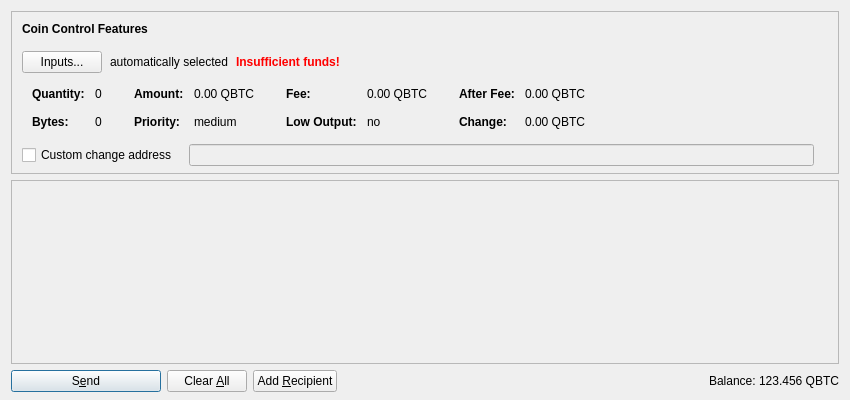
<?xml version="1.0" encoding="UTF-8"?>
<ui version="4.0">
 <class>SendCoinsDialog</class>
 <widget class="QDialog" name="SendCoinsDialog">
  <property name="geometry">
   <rect>
    <x>0</x>
    <y>0</y>
    <width>850</width>
    <height>400</height>
   </rect>
  </property>
  <property name="windowTitle">
   <string>Send Coins</string>
  </property>
  <layout class="QVBoxLayout" name="verticalLayout" stretch="0,1,0">
   <property name="bottomMargin">
    <number>8</number>
   </property>
   <item>
    <widget class="QFrame" name="frameCoinControl">
     <property name="sizePolicy">
      <sizepolicy hsizetype="Expanding" vsizetype="Expanding">
       <horstretch>0</horstretch>
       <verstretch>0</verstretch>
      </sizepolicy>
     </property>
     <property name="maximumSize">
      <size>
       <width>16777215</width>
       <height>16777215</height>
      </size>
     </property>
     <property name="frameShape">
      <enum>QFrame::StyledPanel</enum>
     </property>
     <property name="frameShadow">
      <enum>QFrame::Sunken</enum>
     </property>
     <layout class="QVBoxLayout" name="verticalLayoutCoinControl2">
      <property name="spacing">
       <number>0</number>
      </property>
      <property name="leftMargin">
       <number>0</number>
      </property>
      <property name="topMargin">
       <number>0</number>
      </property>
      <property name="rightMargin">
       <number>0</number>
      </property>
      <property name="bottomMargin">
       <number>6</number>
      </property>
      <item>
       <layout class="QVBoxLayout" name="verticalLayoutCoinControl" stretch="0,0,0,0,1">
        <property name="spacing">
         <number>0</number>
        </property>
        <property name="leftMargin">
         <number>10</number>
        </property>
        <property name="topMargin">
         <number>10</number>
        </property>
        <item>
         <layout class="QHBoxLayout" name="horizontalLayoutCoinControl1">
          <property name="bottomMargin">
           <number>15</number>
          </property>
          <item>
           <widget class="QLabel" name="labelCoinControlFeatures">
            <property name="sizePolicy">
             <sizepolicy hsizetype="Preferred" vsizetype="Maximum">
              <horstretch>0</horstretch>
              <verstretch>0</verstretch>
             </sizepolicy>
            </property>
            <property name="font">
             <font>
              <weight>75</weight>
              <bold>true</bold>
             </font>
            </property>
            <property name="styleSheet">
             <string notr="true">font-weight:bold;</string>
            </property>
            <property name="text">
             <string>Coin Control Features</string>
            </property>
           </widget>
          </item>
         </layout>
        </item>
        <item>
         <layout class="QHBoxLayout" name="horizontalLayoutCoinControl2" stretch="0,0,0,0">
          <property name="spacing">
           <number>8</number>
          </property>
          <property name="bottomMargin">
           <number>10</number>
          </property>
          <item>
           <widget class="QPushButton" name="pushButtonCoinControl">
            <property name="styleSheet">
             <string notr="true"/>
            </property>
            <property name="text">
             <string>Inputs...</string>
            </property>
           </widget>
          </item>
          <item>
           <widget class="QLabel" name="labelCoinControlAutomaticallySelected">
            <property name="text">
             <string>automatically selected</string>
            </property>
            <property name="margin">
             <number>5</number>
            </property>
           </widget>
          </item>
          <item>
           <widget class="QLabel" name="labelCoinControlInsuffFunds">
            <property name="font">
             <font>
              <weight>75</weight>
              <bold>true</bold>
             </font>
            </property>
            <property name="styleSheet">
             <string notr="true">color:red;font-weight:bold;</string>
            </property>
            <property name="text">
             <string>Insufficient funds!</string>
            </property>
            <property name="margin">
             <number>5</number>
            </property>
           </widget>
          </item>
          <item>
           <spacer name="horizontalSpacerCoinControl">
            <property name="orientation">
             <enum>Qt::Horizontal</enum>
            </property>
            <property name="sizeHint" stdset="0">
             <size>
              <width>40</width>
              <height>1</height>
             </size>
            </property>
           </spacer>
          </item>
         </layout>
        </item>
        <item>
         <widget class="QWidget" name="widgetCoinControl" native="true">
          <property name="sizePolicy">
           <sizepolicy hsizetype="Preferred" vsizetype="Preferred">
            <horstretch>0</horstretch>
            <verstretch>0</verstretch>
           </sizepolicy>
          </property>
          <property name="minimumSize">
           <size>
            <width>0</width>
            <height>0</height>
           </size>
          </property>
          <property name="styleSheet">
           <string notr="true"/>
          </property>
          <layout class="QHBoxLayout" name="horizontalLayoutCoinControl5">
           <property name="leftMargin">
            <number>0</number>
           </property>
           <property name="topMargin">
            <number>0</number>
           </property>
           <property name="rightMargin">
            <number>0</number>
           </property>
           <property name="bottomMargin">
            <number>0</number>
           </property>
           <item>
            <layout class="QHBoxLayout" name="horizontalLayoutCoinControl3" stretch="0,0,0,1">
             <property name="spacing">
              <number>20</number>
             </property>
             <property name="topMargin">
              <number>0</number>
             </property>
             <property name="bottomMargin">
              <number>10</number>
             </property>
             <item>
              <layout class="QFormLayout" name="formLayoutCoinControl1">
               <property name="horizontalSpacing">
                <number>10</number>
               </property>
               <property name="verticalSpacing">
                <number>14</number>
               </property>
               <property name="leftMargin">
                <number>10</number>
               </property>
               <property name="topMargin">
                <number>4</number>
               </property>
               <property name="rightMargin">
                <number>6</number>
               </property>
               <item row="0" column="0">
                <widget class="QLabel" name="labelCoinControlQuantityText">
                 <property name="font">
                  <font>
                   <weight>75</weight>
                   <bold>true</bold>
                  </font>
                 </property>
                 <property name="text">
                  <string>Quantity:</string>
                 </property>
                 <property name="margin">
                  <number>0</number>
                 </property>
                </widget>
               </item>
               <item row="0" column="1">
                <widget class="QLabel" name="labelCoinControlQuantity">
                 <property name="cursor">
                  <cursorShape>IBeamCursor</cursorShape>
                 </property>
                 <property name="contextMenuPolicy">
                  <enum>Qt::ActionsContextMenu</enum>
                 </property>
                 <property name="text">
                  <string notr="true">0</string>
                 </property>
                 <property name="margin">
                  <number>0</number>
                 </property>
                 <property name="textInteractionFlags">
                  <set>Qt::LinksAccessibleByMouse|Qt::TextSelectableByKeyboard|Qt::TextSelectableByMouse</set>
                 </property>
                </widget>
               </item>
               <item row="1" column="0">
                <widget class="QLabel" name="labelCoinControlBytesText">
                 <property name="font">
                  <font>
                   <weight>75</weight>
                   <bold>true</bold>
                  </font>
                 </property>
                 <property name="text">
                  <string>Bytes:</string>
                 </property>
                </widget>
               </item>
               <item row="1" column="1">
                <widget class="QLabel" name="labelCoinControlBytes">
                 <property name="cursor">
                  <cursorShape>IBeamCursor</cursorShape>
                 </property>
                 <property name="contextMenuPolicy">
                  <enum>Qt::ActionsContextMenu</enum>
                 </property>
                 <property name="text">
                  <string notr="true">0</string>
                 </property>
                 <property name="textInteractionFlags">
                  <set>Qt::LinksAccessibleByMouse|Qt::TextSelectableByKeyboard|Qt::TextSelectableByMouse</set>
                 </property>
                </widget>
               </item>
              </layout>
             </item>
             <item>
              <layout class="QFormLayout" name="formLayoutCoinControl2">
               <property name="horizontalSpacing">
                <number>10</number>
               </property>
               <property name="verticalSpacing">
                <number>14</number>
               </property>
               <property name="leftMargin">
                <number>6</number>
               </property>
               <property name="topMargin">
                <number>4</number>
               </property>
               <property name="rightMargin">
                <number>6</number>
               </property>
               <item row="0" column="0">
                <widget class="QLabel" name="labelCoinControlAmountText">
                 <property name="font">
                  <font>
                   <weight>75</weight>
                   <bold>true</bold>
                  </font>
                 </property>
                 <property name="text">
                  <string>Amount:</string>
                 </property>
                 <property name="margin">
                  <number>0</number>
                 </property>
                </widget>
               </item>
               <item row="0" column="1">
                <widget class="QLabel" name="labelCoinControlAmount">
                 <property name="cursor">
                  <cursorShape>IBeamCursor</cursorShape>
                 </property>
                 <property name="contextMenuPolicy">
                  <enum>Qt::ActionsContextMenu</enum>
                 </property>
                 <property name="text">
                  <string notr="true">0.00 QBTC</string>
                 </property>
                 <property name="textInteractionFlags">
                  <set>Qt::LinksAccessibleByMouse|Qt::TextSelectableByKeyboard|Qt::TextSelectableByMouse</set>
                 </property>
                </widget>
               </item>
               <item row="1" column="0">
                <widget class="QLabel" name="labelCoinControlPriorityText">
                 <property name="font">
                  <font>
                   <weight>75</weight>
                   <bold>true</bold>
                  </font>
                 </property>
                 <property name="text">
                  <string>Priority:</string>
                 </property>
                </widget>
               </item>
               <item row="1" column="1">
                <widget class="QLabel" name="labelCoinControlPriority">
                 <property name="cursor">
                  <cursorShape>IBeamCursor</cursorShape>
                 </property>
                 <property name="contextMenuPolicy">
                  <enum>Qt::ActionsContextMenu</enum>
                 </property>
                 <property name="text">
                  <string notr="true">medium</string>
                 </property>
                 <property name="textInteractionFlags">
                  <set>Qt::LinksAccessibleByMouse|Qt::TextSelectableByKeyboard|Qt::TextSelectableByMouse</set>
                 </property>
                </widget>
               </item>
              </layout>
             </item>
             <item>
              <layout class="QFormLayout" name="formLayoutCoinControl3">
               <property name="horizontalSpacing">
                <number>10</number>
               </property>
               <property name="verticalSpacing">
                <number>14</number>
               </property>
               <property name="leftMargin">
                <number>6</number>
               </property>
               <property name="topMargin">
                <number>4</number>
               </property>
               <property name="rightMargin">
                <number>6</number>
               </property>
               <item row="0" column="0">
                <widget class="QLabel" name="labelCoinControlFeeText">
                 <property name="font">
                  <font>
                   <weight>75</weight>
                   <bold>true</bold>
                  </font>
                 </property>
                 <property name="text">
                  <string>Fee:</string>
                 </property>
                 <property name="margin">
                  <number>0</number>
                 </property>
                </widget>
               </item>
               <item row="0" column="1">
                <widget class="QLabel" name="labelCoinControlFee">
                 <property name="cursor">
                  <cursorShape>IBeamCursor</cursorShape>
                 </property>
                 <property name="contextMenuPolicy">
                  <enum>Qt::ActionsContextMenu</enum>
                 </property>
                 <property name="text">
                  <string notr="true">0.00 QBTC</string>
                 </property>
                 <property name="textInteractionFlags">
                  <set>Qt::LinksAccessibleByMouse|Qt::TextSelectableByKeyboard|Qt::TextSelectableByMouse</set>
                 </property>
                </widget>
               </item>
               <item row="1" column="0">
                <widget class="QLabel" name="labelCoinControlLowOutputText">
                 <property name="font">
                  <font>
                   <weight>75</weight>
                   <bold>true</bold>
                  </font>
                 </property>
                 <property name="text">
                  <string>Low Output:</string>
                 </property>
                </widget>
               </item>
               <item row="1" column="1">
                <widget class="QLabel" name="labelCoinControlLowOutput">
                 <property name="cursor">
                  <cursorShape>IBeamCursor</cursorShape>
                 </property>
                 <property name="contextMenuPolicy">
                  <enum>Qt::ActionsContextMenu</enum>
                 </property>
                 <property name="text">
                  <string notr="true">no</string>
                 </property>
                 <property name="textInteractionFlags">
                  <set>Qt::LinksAccessibleByMouse|Qt::TextSelectableByKeyboard|Qt::TextSelectableByMouse</set>
                 </property>
                </widget>
               </item>
              </layout>
             </item>
             <item>
              <layout class="QFormLayout" name="formLayoutCoinControl4">
               <property name="horizontalSpacing">
                <number>10</number>
               </property>
               <property name="verticalSpacing">
                <number>14</number>
               </property>
               <property name="leftMargin">
                <number>6</number>
               </property>
               <property name="topMargin">
                <number>4</number>
               </property>
               <property name="rightMargin">
                <number>6</number>
               </property>
               <item row="0" column="0">
                <widget class="QLabel" name="labelCoinControlAfterFeeText">
                 <property name="font">
                  <font>
                   <weight>75</weight>
                   <bold>true</bold>
                  </font>
                 </property>
                 <property name="text">
                  <string>After Fee:</string>
                 </property>
                 <property name="margin">
                  <number>0</number>
                 </property>
                </widget>
               </item>
               <item row="0" column="1">
                <widget class="QLabel" name="labelCoinControlAfterFee">
                 <property name="cursor">
                  <cursorShape>IBeamCursor</cursorShape>
                 </property>
                 <property name="contextMenuPolicy">
                  <enum>Qt::ActionsContextMenu</enum>
                 </property>
                 <property name="text">
                  <string notr="true">0.00 QBTC</string>
                 </property>
                 <property name="textInteractionFlags">
                  <set>Qt::LinksAccessibleByMouse|Qt::TextSelectableByKeyboard|Qt::TextSelectableByMouse</set>
                 </property>
                </widget>
               </item>
               <item row="1" column="0">
                <widget class="QLabel" name="labelCoinControlChangeText">
                 <property name="font">
                  <font>
                   <weight>75</weight>
                   <bold>true</bold>
                  </font>
                 </property>
                 <property name="text">
                  <string>Change:</string>
                 </property>
                </widget>
               </item>
               <item row="1" column="1">
                <widget class="QLabel" name="labelCoinControlChange">
                 <property name="cursor">
                  <cursorShape>IBeamCursor</cursorShape>
                 </property>
                 <property name="contextMenuPolicy">
                  <enum>Qt::ActionsContextMenu</enum>
                 </property>
                 <property name="text">
                  <string notr="true">0.00 QBTC</string>
                 </property>
                 <property name="textInteractionFlags">
                  <set>Qt::LinksAccessibleByMouse|Qt::TextSelectableByKeyboard|Qt::TextSelectableByMouse</set>
                 </property>
                </widget>
               </item>
              </layout>
             </item>
            </layout>
           </item>
          </layout>
         </widget>
        </item>
        <item>
         <layout class="QHBoxLayout" name="horizontalLayoutCoinControl4" stretch="0,0,0">
          <property name="spacing">
           <number>12</number>
          </property>
          <property name="sizeConstraint">
           <enum>QLayout::SetDefaultConstraint</enum>
          </property>
          <property name="topMargin">
           <number>5</number>
          </property>
          <property name="rightMargin">
           <number>5</number>
          </property>
          <item>
           <widget class="QCheckBox" name="checkBoxCoinControlChange">
            <property name="toolTip">
             <string>If this is activated, but the change address is empty or invalid, change will be sent to a newly generated address.</string>
            </property>
            <property name="text">
             <string>Custom change address</string>
            </property>
           </widget>
          </item>
          <item>
           <widget class="QValidatedLineEdit" name="lineEditCoinControlChange">
            <property name="enabled">
             <bool>false</bool>
            </property>
            <property name="sizePolicy">
             <sizepolicy hsizetype="Expanding" vsizetype="Fixed">
              <horstretch>0</horstretch>
              <verstretch>0</verstretch>
             </sizepolicy>
            </property>
           </widget>
          </item>
          <item>
           <widget class="QLabel" name="labelCoinControlChangeLabel">
            <property name="sizePolicy">
             <sizepolicy hsizetype="Preferred" vsizetype="Expanding">
              <horstretch>0</horstretch>
              <verstretch>0</verstretch>
             </sizepolicy>
            </property>
            <property name="minimumSize">
             <size>
              <width>0</width>
              <height>0</height>
             </size>
            </property>
            <property name="text">
             <string/>
            </property>
            <property name="margin">
             <number>3</number>
            </property>
           </widget>
          </item>
         </layout>
        </item>
        <item>
         <spacer name="verticalSpacerCoinControl">
          <property name="orientation">
           <enum>Qt::Vertical</enum>
          </property>
          <property name="sizeHint" stdset="0">
           <size>
            <width>800</width>
            <height>1</height>
           </size>
          </property>
         </spacer>
        </item>
       </layout>
      </item>
     </layout>
    </widget>
   </item>
   <item>
    <widget class="QScrollArea" name="scrollArea">
     <property name="widgetResizable">
      <bool>true</bool>
     </property>
     <widget class="QWidget" name="scrollAreaWidgetContents">
      <property name="geometry">
       <rect>
        <x>0</x>
        <y>0</y>
        <width>830</width>
        <height>178</height>
       </rect>
      </property>
      <layout class="QVBoxLayout" name="verticalLayout_2" stretch="0,1">
       <property name="leftMargin">
        <number>0</number>
       </property>
       <property name="topMargin">
        <number>0</number>
       </property>
       <property name="rightMargin">
        <number>0</number>
       </property>
       <property name="bottomMargin">
        <number>0</number>
       </property>
       <item>
        <layout class="QVBoxLayout" name="entries">
         <property name="spacing">
          <number>6</number>
         </property>
        </layout>
       </item>
       <item>
        <spacer name="verticalSpacer">
         <property name="orientation">
          <enum>Qt::Vertical</enum>
         </property>
         <property name="sizeHint" stdset="0">
          <size>
           <width>20</width>
           <height>40</height>
          </size>
         </property>
        </spacer>
       </item>
      </layout>
     </widget>
    </widget>
   </item>
   <item>
    <layout class="QHBoxLayout" name="horizontalLayout">
     <item>
      <widget class="QPushButton" name="sendButton">
       <property name="minimumSize">
        <size>
         <width>150</width>
         <height>0</height>
        </size>
       </property>
       <property name="toolTip">
        <string>Confirm the send action</string>
       </property>
       <property name="text">
        <string>S&amp;end</string>
       </property>
       <property name="icon">
        <iconset resource="../qbitcoin.qrc">
         <normaloff>:/icons/send</normaloff>:/icons/send</iconset>
       </property>
       <property name="default">
        <bool>true</bool>
       </property>
      </widget>
     </item>
     <item>
      <widget class="QPushButton" name="clearButton">
       <property name="sizePolicy">
        <sizepolicy hsizetype="Minimum" vsizetype="Fixed">
         <horstretch>0</horstretch>
         <verstretch>0</verstretch>
        </sizepolicy>
       </property>
       <property name="toolTip">
        <string>Clear all fields of the form.</string>
       </property>
       <property name="text">
        <string>Clear &amp;All</string>
       </property>
       <property name="icon">
        <iconset resource="../qbitcoin.qrc">
         <normaloff>:/icons/remove</normaloff>:/icons/remove</iconset>
       </property>
       <property name="autoRepeatDelay">
        <number>300</number>
       </property>
       <property name="autoDefault">
        <bool>false</bool>
       </property>
      </widget>
     </item>
     <item>
      <widget class="QPushButton" name="addButton">
       <property name="toolTip">
        <string>Send to multiple recipients at once</string>
       </property>
       <property name="text">
        <string>Add &amp;Recipient</string>
       </property>
       <property name="icon">
        <iconset resource="../qbitcoin.qrc">
         <normaloff>:/icons/add</normaloff>:/icons/add</iconset>
       </property>
       <property name="autoDefault">
        <bool>false</bool>
       </property>
      </widget>
     </item>
     <item>
      <spacer name="horizontalSpacer">
       <property name="orientation">
        <enum>Qt::Horizontal</enum>
       </property>
       <property name="sizeHint" stdset="0">
        <size>
         <width>40</width>
         <height>20</height>
        </size>
       </property>
      </spacer>
     </item>
     <item>
      <layout class="QHBoxLayout" name="horizontalLayout_2">
       <property name="spacing">
        <number>3</number>
       </property>
       <item>
        <widget class="QLabel" name="label">
         <property name="sizePolicy">
          <sizepolicy hsizetype="Preferred" vsizetype="Fixed">
           <horstretch>0</horstretch>
           <verstretch>0</verstretch>
          </sizepolicy>
         </property>
         <property name="text">
          <string>Balance:</string>
         </property>
        </widget>
       </item>
       <item>
        <widget class="QLabel" name="labelBalance">
         <property name="sizePolicy">
          <sizepolicy hsizetype="Preferred" vsizetype="Fixed">
           <horstretch>0</horstretch>
           <verstretch>0</verstretch>
          </sizepolicy>
         </property>
         <property name="cursor">
          <cursorShape>IBeamCursor</cursorShape>
         </property>
         <property name="text">
          <string notr="true">123.456 QBTC</string>
         </property>
         <property name="textInteractionFlags">
          <set>Qt::LinksAccessibleByMouse|Qt::TextSelectableByKeyboard|Qt::TextSelectableByMouse</set>
         </property>
        </widget>
       </item>
      </layout>
     </item>
    </layout>
   </item>
  </layout>
 </widget>
 <customwidgets>
  <customwidget>
   <class>QValidatedLineEdit</class>
   <extends>QLineEdit</extends>
   <header>qvalidatedlineedit.h</header>
  </customwidget>
 </customwidgets>
 <resources>
  <include location="../qbitcoin.qrc"/>
 </resources>
 <connections/>
</ui>
